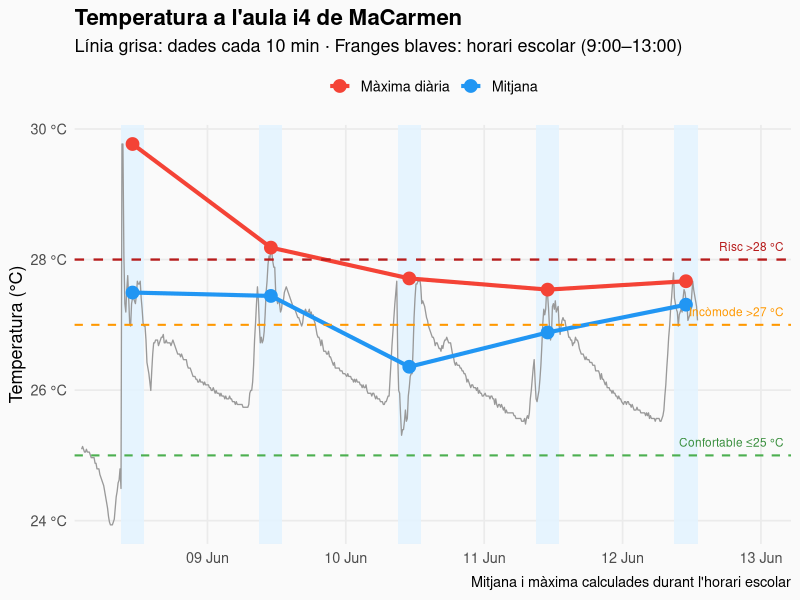
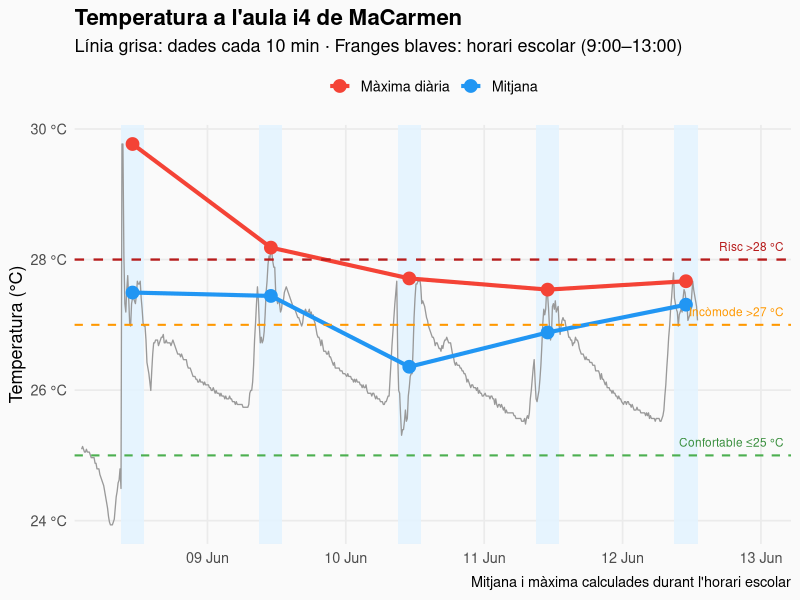

Reproduce these figures in R, in order.

library(readxl)
library(tidyverse)
library(lubridate)
library(scales)


setwd("C:/Projects/myGit/aulesquecremen/")


# ── 1. Load data ──────────────────────────────────────────────────────────────

data <- read_xlsx(
  "data/21254897-CarlesIII-2 2026-06-12 13_03_05 CEST (Data CEST).xlsx"
)

# ── 2. Parameters ─────────────────────────────────────────────────────────────

SCHOOL_START <- 9
SCHOOL_END   <- 13

TEMP_COMFORTABLE <- 25
TEMP_WARNING     <- 27
TEMP_CRITICAL    <- 28

# ── 3. Clean data ─────────────────────────────────────────────────────────────

df <- data |>
  rename(
    datetime    = `Fecha/hora (CEST)`,
    temperature = `Temperatura , °C`,
    light       = `Luz , lux`
  ) |>
  mutate(
    datetime = ymd_hms(datetime, tz = "Europe/Madrid"),
    temperature = as.numeric(temperature),
    date = as.Date(datetime),
    hour = hour(datetime)
  ) |>
  drop_na(datetime, temperature)

df <- df[df$datetime>"2026-06-08 00:00:00",]

# Check import
print(glimpse(df))

# ── 4. School hours subset ────────────────────────────────────────────────────

df_school <- df |>
  filter(
    hour >= SCHOOL_START,
    hour < SCHOOL_END
  )

# ── 5. Daily summaries ────────────────────────────────────────────────────────



df_daily <- df_school |>
  group_by(date) |>
  summarise(
    avg_temp = mean(temperature, na.rm = TRUE),
    max_temp = max(temperature, na.rm = TRUE),
    .groups = "drop"
  ) |>
  mutate(
    datetime_mid = as.POSIXct(
      paste(date, "11:00:00"),
      tz = "Europe/Madrid"
    )
  )

# ── 6. Colours ────────────────────────────────────────────────────────────────

COL_AVG      <- "#2196F3"
COL_MAX      <- "#F44336"
COL_RIBBON   <- "#FFCCBC"
COL_WARN     <- "#FF9800"
COL_CRITICAL <- "#B71C1C"
BG           <- "#FAFAFA"

# ── 7. Catalan date labels ────────────────────────────────────────────────────

etiqueta_data_ca <- function(d) {
  
  dies <- c(
    "Dg", "Dl", "Dt", "Dc",
    "Dj", "Dv", "Ds"
  )
  
  mesos <- c(
    "gen", "feb", "mar", "abr",
    "mai", "jun", "jul", "ago",
    "set", "oct", "nov", "des"
  )
  
  idx_dia <- as.integer(format(d, "%u")) %% 7 + 1
  
  paste0(
    dies[idx_dia],
    "\n",
    mesos[as.integer(format(d, "%m"))],
    " ",
    format(d, "%d")
  )
}

# ── 8. Plot ───────────────────────────────────────────────────────────────────

# ── 8. Prepare school-hour shading ────────────────────────────────────────────

school_rects <- tibble(
  date = sort(unique(df$date))
) |>
  mutate(
    xmin = as.POSIXct(
      paste(date, sprintf("%02d:00:00", SCHOOL_START)),
      tz = "Europe/Madrid"
    ),
    xmax = as.POSIXct(
      paste(date, sprintf("%02d:00:00", SCHOOL_END)),
      tz = "Europe/Madrid"
    )
  )

# Daily statistics positioned in the middle of the school day

df_daily <- df_school |>
  group_by(date) |>
  summarise(
    avg_temp = mean(temperature, na.rm = TRUE),
    max_temp = max(temperature, na.rm = TRUE),
    .groups = "drop"
  ) |>
  mutate(
    datetime_mid = as.POSIXct(
      paste(date,
            sprintf("%02d:00:00",
                    round((SCHOOL_START + SCHOOL_END)/2))),
      tz = "Europe/Madrid"
    )
  )

# ── 9. Plot ───────────────────────────────────────────────────────────────────

p <- ggplot() +
  
  # School hours shading
  geom_rect(
    data = school_rects,
    aes(
      xmin = xmin,
      xmax = xmax,
      ymin = -Inf,
      ymax = Inf
    ),
    inherit.aes = FALSE,
    fill = "#E3F2FD",
    alpha = 0.90
  ) +
  
  # Full 10-minute temperature record
  geom_line(
    data = df,
    aes(
      x = datetime,
      y = temperature
    ),
    colour = "grey60",
    linewidth = 0.45
  ) +
  
  # Range between daily mean and maximum
  # geom_linerange(
  #   data = df_daily,
  #   aes(
  #     x = datetime_mid,
  #     ymin = avg_temp,
  #     ymax = max_temp
  #   ),
  #   colour = COL_RIBBON,
  #   linewidth = 5,
  #   alpha = 0.9
  # ) +
  
  # Daily mean
  geom_line(
    data = df_daily,
    aes(
      x = datetime_mid,
      y = avg_temp,
      colour = "Mitjana"
    ),
    linewidth = 1.4
  ) +
  
  geom_point(
    data = df_daily,
    aes(
      x = datetime_mid,
      y = avg_temp,
      colour = "Mitjana"
    ),
    size = 4
  ) +
  
  # Daily maximum
  geom_line(
    data = df_daily,
    aes(
      x = datetime_mid,
      y = max_temp,
      colour = "Màxima diària"
    ),
    linewidth = 1.4
  ) +
  
  geom_point(
    data = df_daily,
    aes(
      x = datetime_mid,
      y = max_temp,
      colour = "Màxima diària"
    ),
    size = 4
  ) +
  
  # Comfort thresholds
  geom_hline(
    yintercept = TEMP_COMFORTABLE,
    colour = "#4CAF50",
    linetype = "dashed",
    linewidth = 0.7
  ) +
  
  geom_hline(
    yintercept = TEMP_WARNING,
    colour = COL_WARN,
    linetype = "dashed",
    linewidth = 0.7
  ) +
  
  geom_hline(
    yintercept = TEMP_CRITICAL,
    colour = COL_CRITICAL,
    linetype = "dashed",
    linewidth = 0.8
  ) +
  
  scale_colour_manual(
    values = c(
      "Mitjana" = COL_AVG,
      "Màxima diària" = COL_MAX
    ),
    name = NULL
  ) +
  
  scale_x_datetime(
    date_breaks = "1 day",
    date_labels = "%d %b",
    expand = expansion(mult = c(0.01, 0.01))
  ) +
  
  scale_y_continuous(
    labels = function(x) paste0(x, " °C")
  ) +
  
  labs(
    title = "Temperatura a l'aula i4 de MaCarmen",
    subtitle = paste0(
      "Línia grisa: dades cada 10 min · ",
      "Franges blaves: horari escolar (",
      SCHOOL_START, ":00–",
      SCHOOL_END, ":00)"
    ),
    x = NULL,
    y = "Temperatura (°C)",
    caption = "Mitjana i màxima calculades durant l'horari escolar"
  ) +
  
  theme_minimal(base_size = 13) +
  
  theme(
    plot.background = element_rect(
      fill = BG,
      colour = NA
    ),
    panel.background = element_rect(
      fill = BG,
      colour = NA
    ),
    panel.grid.minor = element_blank(),
    panel.grid.major.x = element_line(
      colour = "grey92"
    ),
    legend.position = "top",
    plot.title = element_text(
      face = "bold",
      size = 16
    )
  ) +
  
  annotate(
    "text",
    x = max(df$datetime+3600*15),
    y = TEMP_COMFORTABLE + 0.2,
    label = "Confortable ≤25 °C",
    colour = "#388E3C",
    hjust = 1,
    size = 3
  ) +
  
  annotate(
    "text",
    x = max(df$datetime+3600*15),
    y = TEMP_WARNING + 0.2,
    label = "Incòmode >27 °C",
    colour = COL_WARN,
    hjust = 1,
    size = 3
  ) +
  
  annotate(
    "text",
    x = max(df$datetime+3600*15),
    y = TEMP_CRITICAL + 0.2,
    label = "Risc >28 °C",
    colour = COL_CRITICAL,
    hjust = 1,
    size = 3
  )

print(p)



# ── 9. Export ────────────────────────────────────────────────────────────────

ggsave(
  "results/temperatura_aula.png",
  plot = p,
  width = 10,
  height = 6,
  dpi = 300,
  bg = BG
)

message("✓ Gràfic desat a temperatura_aula.png")
